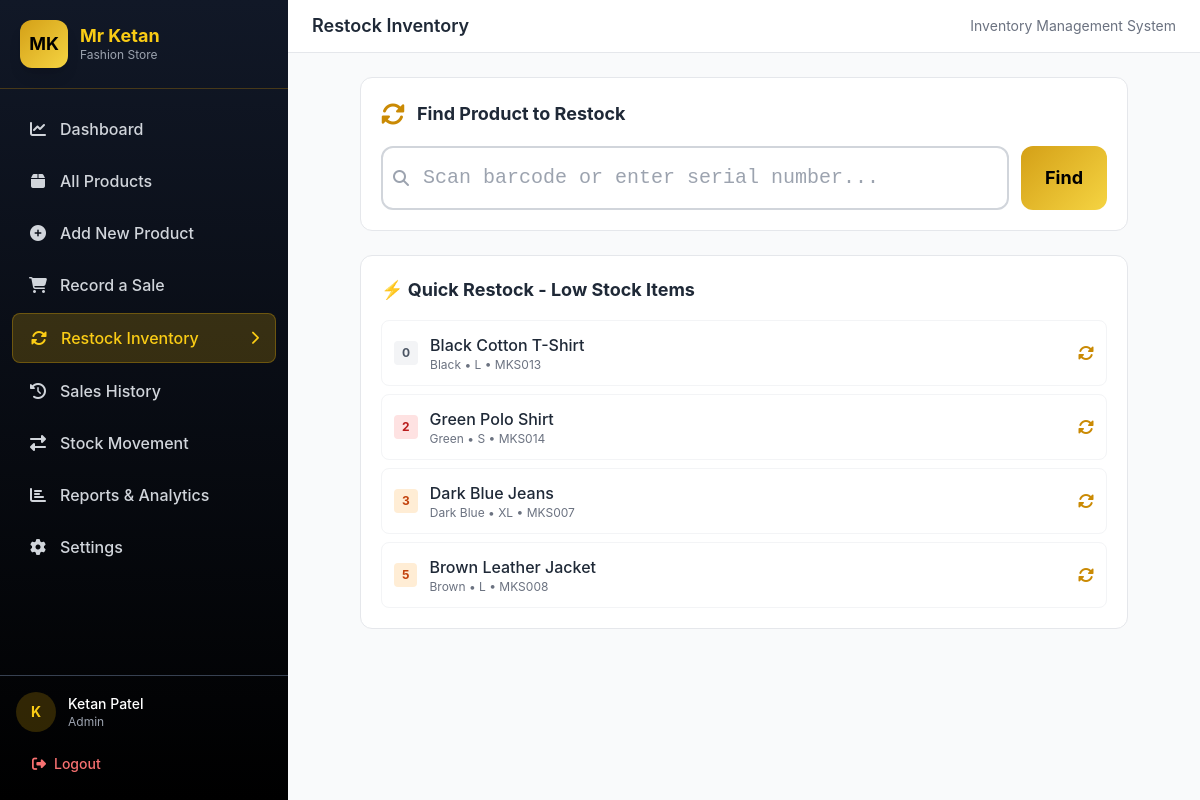
/restock.php (signed in), run on the app's committed database.
### tables this page shows
CREATE TABLE products (
    id INT AUTO_INCREMENT PRIMARY KEY,
    serial_number VARCHAR(50) NOT NULL UNIQUE,
    product_name VARCHAR(150) NOT NULL,
    category_id INT NOT NULL,
    colour VARCHAR(50) NOT NULL,
    size VARCHAR(20) NOT NULL,
    original_quantity INT NOT NULL DEFAULT 0,
    current_quantity INT NOT NULL DEFAULT 0,
    total_sold INT NOT NULL DEFAULT 0,
    purchase_price DECIMAL(10,2) NOT NULL DEFAULT 0.00,
    selling_price DECIMAL(10,2) NOT NULL DEFAULT 0.00,
    product_image VARCHAR(255) DEFAULT NULL,
    barcode_image VARCHAR(255) DEFAULT NULL,
    minimum_stock_level INT NOT NULL DEFAULT 5,
    created_at TIMESTAMP DEFAULT CURRENT_TIMESTAMP,
    updated_at TIMESTAMP DEFAULT CURRENT_TIMESTAMP ON UPDATE CURRENT_TIMESTAMP,
    archived_at TIMESTAMP NULL DEFAULT NULL,
    last_restocked_at TIMESTAMP NULL DEFAULT NULL,
    FOREIGN KEY (category_id) REFERENCES categories(id),
    INDEX idx_serial (serial_number),
    INDEX idx_category (category_id),
    INDEX idx_archived (archived_at)
);

### config/app.php (called while the page is built, shortened)
<?php
function e($string) {
    return htmlspecialchars($string, ENT_QUOTES, 'UTF-8');
}
function get_setting($pdo, $key, $default = '') {
    $stmt = $pdo->prepare("SELECT setting_value FROM settings WHERE setting_key = ?");
    $stmt->execute([$key]);
    $result = $stmt->fetch();
    return $result ? $result['setting_value'] : $default;
}

### includes/functions.php (called while the page is built, shortened)
<?php
require_once __DIR__ . '/../config/database.php';
require_once __DIR__ . '/../config/app.php';
function get_stock_status($quantity, $low_threshold = 5, $critical_threshold = 2) {
    if ($quantity == 0) return ['label' => 'Out of Stock', 'color' => 'bg-gray-100 text-gray-600'];
    if ($quantity <= $critical_threshold) return ['label' => 'Critical', 'color' => 'bg-red-100 text-red-700'];
    if ($quantity <= $low_threshold) return ['label' => 'Low Stock', 'color' => 'bg-orange-100 text-orange-700'];
    return ['label' => 'In Stock', 'color' => 'bg-green-100 text-green-700'];
}

### restock.php (the view, shortened to what this page needs)
<?php
require_once __DIR__ . '/includes/functions.php';
$low_threshold = get_setting($pdo, 'low_stock_threshold', 5);
$selected_product = null;
$low_stock = $pdo->query("SELECT p.*, c.category_name FROM products p LEFT JOIN categories c ON p.category_id = c.id WHERE p.archived_at IS NULL AND p.current_quantity <= $low_threshold ORDER BY p.current_quantity ASC")->fetchAll();
include __DIR__ . '/includes/header.php';
include __DIR__ . '/includes/sidebar.php';
?>
<div class="max-w-3xl mx-auto space-y-6">
    <div class="bg-white rounded-xl border border-gray-200 p-5">
        <div class="flex items-center gap-3 mb-4">
            <i class="fas fa-sync-alt text-2xl text-yellow-600"></i>
            <h3 class="text-lg font-bold text-gray-800">Find Product to Restock</h3>
        </div>
        <div class="flex gap-3">
            <div class="relative flex-1">
                <i class="fas fa-search absolute left-3 top-1/2 -translate-y-1/2 text-gray-400"></i>
                <input type="text" id="restockScan"
                       class="w-full pl-10 pr-4 py-4 border-2 border-gray-300 rounded-xl text-xl font-mono focus:ring-2 focus:ring-yellow-500 outline-none"
                       placeholder="Scan barcode or enter serial number..." autofocus>
            </div>
            <button onclick="findProduct()" class="px-6 py-4 btn-gold rounded-xl text-lg">Find</button>
        </div>
    </div>
    <?php if (!$selected_product): ?>
    <div class="bg-white rounded-xl border border-gray-200 p-5">
        <h3 class="text-lg font-bold text-gray-800 mb-4">⚡ Quick Restock - Low Stock Items</h3>
        <div class="space-y-2">
            <?php foreach ($low_stock as $p):
                $status = get_stock_status($p['current_quantity'], $low_threshold, get_setting($pdo, 'critical_stock_threshold', 2));
            ?>
            <a href="<?php echo BASE_URL; ?>restock.php?id=<?php echo $p['id']; ?>"
               class="flex items-center gap-3 p-3 hover:bg-gray-50 rounded-lg border border-gray-100">
                <div class="px-2 py-1 rounded text-xs font-bold <?php echo $status['color']; ?>"><?php echo $p['current_quantity']; ?></div>
                <div class="flex-1">
                    <p class="font-medium text-gray-800"><?php echo e($p['product_name']); ?></p>
                    <p class="text-xs text-gray-500"><?php echo e($p['colour']); ?> • <?php echo e($p['size']); ?> • <?php echo e($p['serial_number']); ?></p>
                </div>
                <i class="fas fa-sync-alt text-yellow-600"></i>
            </a>
            <?php endforeach; ?>
        </div>
    </div>
    <?php endif; ?>
</div>
<?php include __DIR__ . '/includes/footer.php'; ?>

### includes/header.php (style rules this page uses)
:root { --gold: #D4A017; --gold-light: #F5D442; --dark: #1a1a1a; }
body { font-family: 'Inter', -apple-system, BlinkMacSystemFont, sans-serif; }
.btn-gold { background: linear-gradient(135deg, #D4A017, #F5D442); color: #000; font-weight: 700; }

### data on the page
products: current_quantity "0", product_name "Black Cotton T-Shirt", colour "Black", size "L", serial_number "MKS013"
products: current_quantity "2", product_name "Green Polo Shirt", colour "Green", size "S", serial_number "MKS014"
products: current_quantity "3", product_name "Dark Blue Jeans", colour "Dark Blue", size "XL", serial_number "MKS007"
products: current_quantity "5", product_name "Brown Leather Jacket", colour "Brown", size "L", serial_number "MKS008"

### other printed values
$item[1] "Dashboard"
$item[1] "All Products"
$item[1] "Add New Product"
$item[1] "Record a Sale"
$item[1] "Restock Inventory"
$item[1] "Sales History"
$item[1] "Stock Movement"
$item[1] "Reports & Analytics"
$item[1] "Settings"
substr($user['full_name'] ?? 'U', 0, 1) "K"
$user['full_name'] "Ketan Patel"
$user['role'] "Admin"
$page_title "Restock Inventory"
